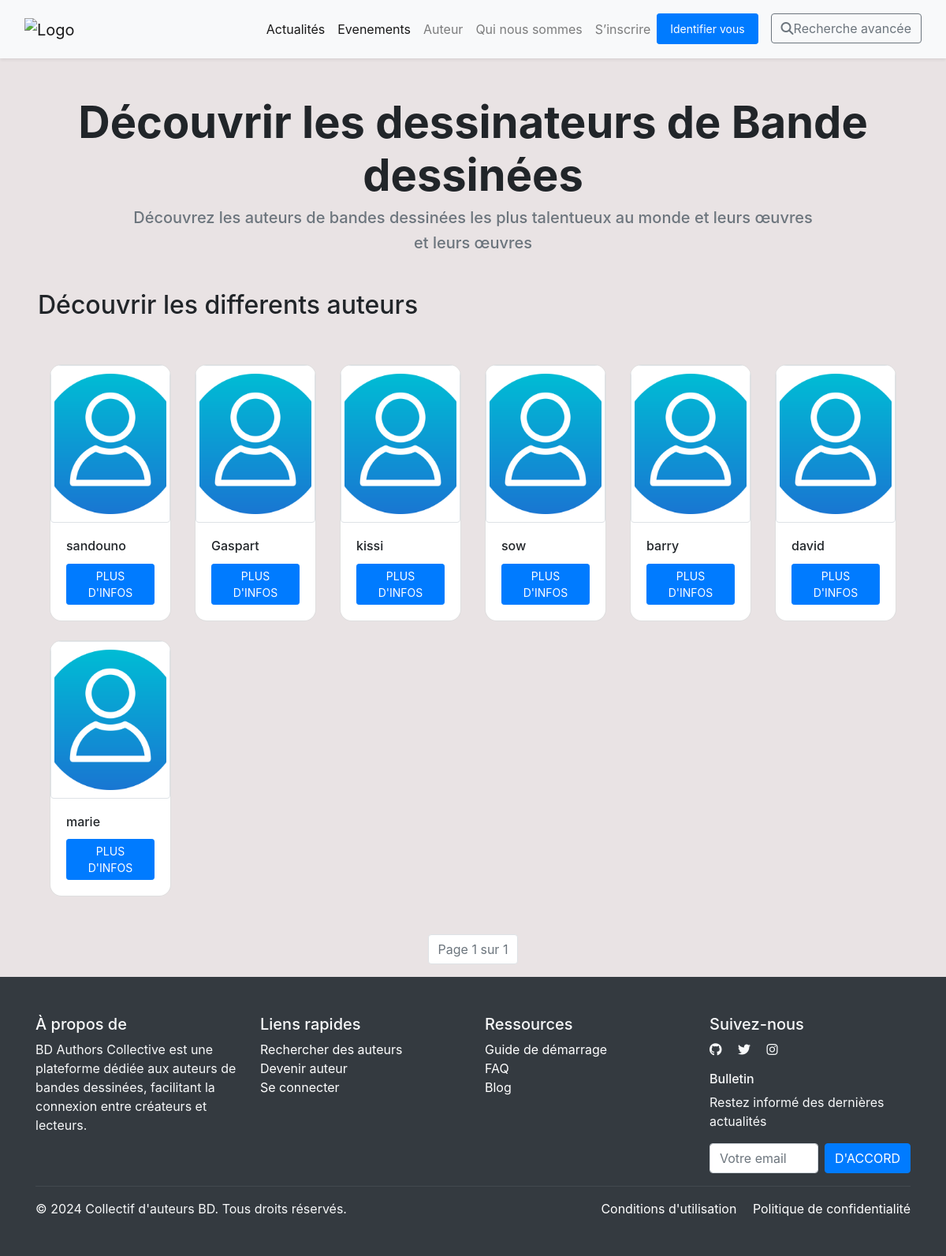
Page /gestion_content/auteur on the committed database.
### gestion_utilisateur/models.py (models this page shows, shortened)
class Utilisateur(AbstractUser):
    Role_choice = [
        ('auteur','auteur'),
        ('lecteur','lecteur')
    ]
    Annee_Experience = [
        ('0-2 ans','0-2 ans'),
        ('3-5 ans','3-5 ans'),
        ('5-10 ans','5-10 ans'),
        ('plus de 10 ans','plus de 10 ans')
    ]
    PAYS_AFRICAINS = [
    ("Algérie", "Algérie"), ("Angola", "Angola"), ("Bénin", "Bénin"), ("Botswana", "Botswana"),
    ("Burkina Faso", "Burkina Faso"), ("Burundi", "Burundi"), ("Cameroun", "Cameroun"),
    ("Cap-Vert", "Cap-Vert"), ("République Centrafricaine", "République Centrafricaine"),
    ("Tchad", "Tchad"), ("Comores", "Comores"), ("Congo-Brazzaville", "Congo-Brazzaville"),
    ("Congo-Kinshasa", "Congo-Kinshasa"), ("Djibouti", "Djibouti"), ("Égypte", "Égypte"),
    ("Guinée Équatoriale", "Guinée Équatoriale"), ("Érythrée", "Érythrée"), ("Eswatini", "Eswatini"),
    ("Éthiopie", "Éthiopie"), ("Gabon", "Gabon"), ("Gambie", "Gambie"), ("Ghana", "Ghana"),
    ("Guinée", "Guinée"), ("Guinée-Bissau", "Guinée-Bissau"), ("Côte d'Ivoire", "Côte d'Ivoire"),
    ("Kenya", "Kenya"), ("Lesotho", "Lesotho"), ("Libéria", "Libéria"), ("Libye", "Libye"),
    ("Madagascar", "Madagascar"), ("Malawi", "Malawi"), ("Mali", "Mali"), ("Mauritanie", "Mauritanie"),
    ("Maurice", "Maurice"), ("Maroc", "Maroc"), ("Mozambique", "Mozambique"), ("Namibie", "Namibie"),
    ("Niger", "Niger"), ("Nigéria", "Nigéria"), ("Rwanda", "Rwanda"), ("Sao Tomé-et-Principe", "Sao Tomé-et-Principe"),
    ("Sénégal", "Sénégal"), ("Seychelles", "Seychelles"), ("Sierra Leone", "Sierra Leone"),
    ("Somalie", "Somalie"), ("Afrique du Sud", "Afrique du Sud"), ("Soudan du Sud", "Soudan du Sud"),
    ("Soudan", "Soudan"), ("Tanzanie", "Tanzanie"), ("Togo", "Togo"), ("Tunisie", "Tunisie"),
    ("Ouganda", "Ouganda"), ("Zambie", "Zambie"), ("Zimbabwe", "Zimbabwe")
]
    role = models.CharField(max_length=120, choices=Role_choice,default='lecteur')
    annee_experience = models.CharField(max_length=120, choices=Annee_Experience,blank=True, null=True)
    bio = models.TextField()
    email = models.EmailField(unique=True)
    profil_picture = models.ImageField(upload_to='media/',blank=True,null=True)
    genres = models.ManyToManyField("gestion_content.Genre", related_name="auteurs", blank=True, null=True)
    token = models.CharField(max_length=120)
    pays = models.CharField(max_length=100, choices=PAYS_AFRICAINS, default="Cameroun",null=True)
    valid_auteur = models.BooleanField(default=False)
    USERNAME_FIELD = 'email'  #  l'email pour l'authentification
    REQUIRED_FIELDS = ['username']
    def nombre_oeuvres(self):
         return self.works.count()
    def get_drapeau(self):
        return f"https://flagcdn.com/w40/{self.pays.lower()}.png"

### gestion_content/views.py (the view)
def Auteur(request):
    auteurs_list = Utilisateur.objects.filter(role="auteur")
    usere = request.user
    try:
     profil = Utilisateur.objects.get(id=usere.id)
    except Utilisateur.DoesNotExist:
     profil = None
    genres = Genre.objects.all()
    q = request.GET.get('q', '')  # Recherche par nom d'auteur ou username
    genre_id = request.GET.get('genre', '')
    pays = request.GET.get('pays', '')
    pays_list = Utilisateur.PAYS_AFRICAINS
    if q:
        auteurs_list = auteurs_list.filter(Q(username=q) | Q(email__icontains=q))
    if genre_id:
        auteurs_list = auteurs_list.filter(genres__id=genre_id)
    if pays:
        auteurs_list = auteurs_list.filter(pays=pays)
    paginator = Paginator(auteurs_list, 30)
    page_number = request.GET.get('page')
    auteurs = paginator.get_page(page_number)
    genres = Genre.objects.all()
    return render(request, 'gestion_content/auteur.html', {
        'auteurs': auteurs,
        'genres': genres,
        'pays_list': pays_list,
        'user_authenticate': request.user.is_authenticated,
        'user': request.user,
        'profil':profil
    })

### gestion_content/templates/gestion_content/auteur.html (shortened to what this page needs)
{% load static %}
<!DOCTYPE html>
<html lang="fr">
<head>
    <link rel="stylesheet" href="https://cdn.jsdelivr.net/npm/bootstrap@5.3.0/dist/css/bootstrap.min.css">
    <link rel="stylesheet" href="https://cdn.jsdelivr.net/npm/bootstrap-icons/font/bootstrap-icons.css">
    <link rel="stylesheet" href="https://cdnjs.cloudflare.com/ajax/libs/font-awesome/6.5.1/css/all.min.css">
    <link rel="stylesheet" href="{% static 'gestion_content/css/bootstrap.min.css'%}">
</head>
<body style="background-color: #e9e3e4;">
    <nav class="navbar navbar-expand-lg navbar-light bg-light shadow-sm p-3">
        <div class="container-fluid">
            <a class="navbar-brand" href="#">
                <img src="logo.png" alt="Logo" width="120" height="40">
            </a>
            <div class="collapse navbar-collapse" id="navbarNav">
                <ul class="navbar-nav ms-auto">
                    <li class="nav-item ">
                        <a class="nav-link active" href="{% url 'home' %}">Actualités</a>
                    </li>
                    <li class="nav-item ">
                        <a class="nav-link active" href="{% url 'evenement' %}">Evenements</a>
                    </li>
                    <li class="nav-item ">
                        <a class="nav-link " href="{% url 'auteur' %}">Auteur</a>
                    </li>
                    <li class="nav-item">
                        <a class="nav-link" href="#">Qui nous sommes</a>
                    </li>
                    {% if not user_authenticate %}
                    <li class="nav-item">
                        <a class="nav-link" href="{% url 'signup' %}">S’inscrire</a>
                    </li>
                    <li class="nav-item">
                        <a class="nav-link btn btn-primary btn-sm text-white px-3" href="{% url 'signin' %}">Identifier vous</a>
                    </li>
                    {% endif %}
                    <li>
                        <button   class="btn btn-outline-secondary ml-3" id="recherche">
                            <i class="fas fa-search"></i>Recherche avancée
                        </button>
                    </li>
                </ul>
            </div>
        </div>
    </nav>
    <header class="text-center my-5" id="header">
        <h1 class="fw-bold display-4 " id="typed-text">Découvrir les dessinateurs de Bande dessinées</h1>
        <p class="text-muted h5 text-center">Découvrez les auteurs de bandes dessinées les plus talentueux au monde et leurs œuvres</p>
        <p class="text-muted h5 text-center"> et leurs œuvres</p>
    </header>
    <h2 class="mb-2 mx-5">Découvrir les differents auteurs</h2>
    <div class="mx-5">
        <div class="container-fluid">
            <div class=" py-5">
                <div class="row g-4">
                     {% for auteur in auteurs %}
                        <div class="col-lg-2 col-md-4 col-sm-12">
                            <div class="card ">
                                <a href="">
                                    <img  src="{% static "gestion_content/images/prof.png" %}" class="img-fluid rounded img-thumbnail  " alt="Auteur 1" style="max-width: 100%;">
                                </a>
                                <div class="card-body">
                                    <div class="d-flex justify-content-between">
                                    <h6 class="card-title">{{auteur.username}} </h6>
                                   </div>
                                   <a href="{% url 'detail_auteur' auteur.id %}" class="btn btn-primary btn-sm">PLUS D'INFOS</a>
                                </div>
                            </div>
                        </div>
                        {% empty %}
        <p class="text-center">Aucune information  dans la base de donné.</p>
                    {% endfor %}
                </div>
            </div>
        </div>
    </div>
      <nav aria-label="Pagination" class="d-flex justify-content-center">
        <ul class="pagination">
            <li class="page-item disabled">
                <span class="page-link">Page {{ auteurs.number }} sur {{ auteurs.paginator.num_pages }}</span>
            </li>
        </ul>
    </nav>
   {% include "gestion_content/footer.html" %}
</body>
</html>

### gestion_content/templates/gestion_content/auteur.html (style rules this page uses)
.card { border-radius: 15px; overflow: hidden; transition: transform 0.3s ease, box-shadow 0.3s ease; }
.card img { height: 200px; object-fit: cover; }

### rows in the picture
Utilisateur: username "sandouno"
Utilisateur: username "Gaspart"
Utilisateur: username "kissi"
Utilisateur: username "sow"
Utilisateur: username "barry"
Utilisateur: username "david"
Utilisateur: username "marie"

### other values in the picture
{{ auteurs.number }} "1"
{{ auteurs.paginator.num_pages }} "1"
